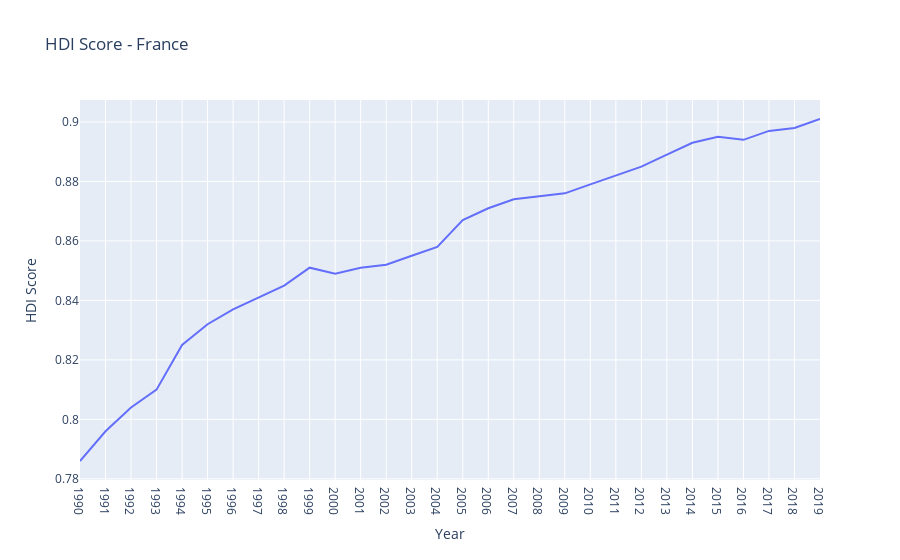

Notebook source saved alongside this figure:
### Code cell
fr_plot

### Figure 1 — Plotly figure (JSON) as saved in the notebook; plotly's stock layout.template omitted (floating-point values rounded to 4 significant figures)
{"data": [{"hovertemplate": "Year=%{x}<br>HDI Score=%{y}<extra></extra>", "legendgroup": "", "line": {"color": "#636efa", "dash": "solid"}, "marker": {"symbol": "circle"}, "mode": "lines", "name": "", "orientation": "v", "showlegend": false, "type": "scatter", "x": ["1990", "1991", "1992", "1993", "1994", "1995", "1996", "1997", "1998", "1999", "2000", "2001", "2002", "2003", "2004", "2005", "2006", "2007", "2008", "2009", "2010", "2011", "2012", "2013", "2014", "2015", "2016", "2017", "2018", "2019"], "xaxis": "x", "y": [0.786, 0.796, 0.804, 0.81, 0.825, 0.832, 0.837, 0.841, 0.845, 0.851, 0.849, 0.851, 0.852, 0.855, 0.858, 0.867, 0.871, 0.874, 0.875, 0.876, 0.879, 0.882, 0.885, 0.889, 0.893, 0.895, 0.894, 0.897, 0.898, 0.901], "yaxis": "y"}], "layout": {"legend": {"tracegroupgap": 0}, "title": {"text": "HDI Score - France"}, "xaxis": {"anchor": "y", "domain": [0, 1], "title": {"text": "Year"}}, "yaxis": {"anchor": "x", "domain": [0, 1], "title": {"text": "HDI Score"}}}}
